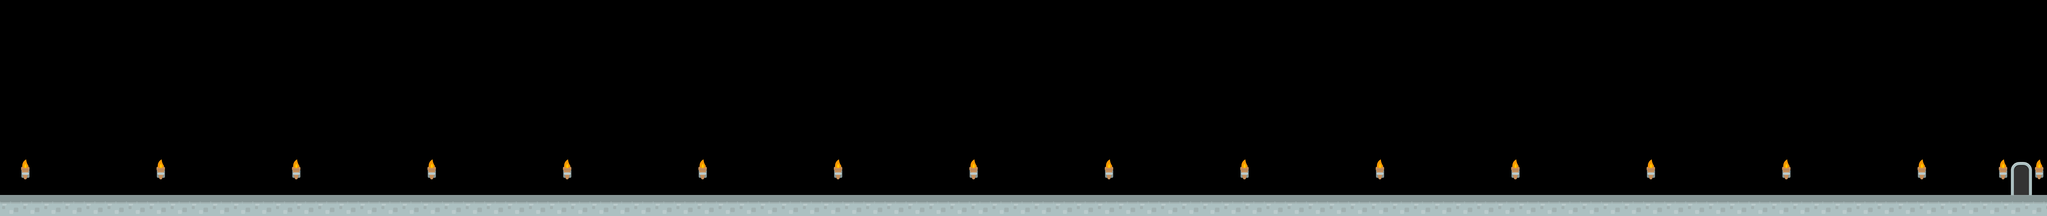

A level layout from a 2D game, rendered from its tile map. Below: a short description, then the map file with tile-grid data replaced by summaries:
An orthogonal 680x72 tile map with 10x10 px tiles, 2 tile layers (Tile Layer 1, Torches).

<map version="1.0" orientation="orthogonal" width="680" height="72" tilewidth="10" tileheight="10">
 <tileset firstgid="1" name="base_tileset" tilewidth="70" tileheight="70" spacing="2">
  <image source="../tiles_spritesheet2.png" width="864" height="936" />
 </tileset>
 <layer name="Tile Layer 1" width="680" height="72">
  <data>[48960 cells, 100 non-empty, 3 distinct tile ids]</data>
 </layer>
 <layer name="Torches" width="680" height="72">
  <data>[48960 cells, 17 non-empty, 1 distinct tile ids]</data>
 </layer>
</map>
